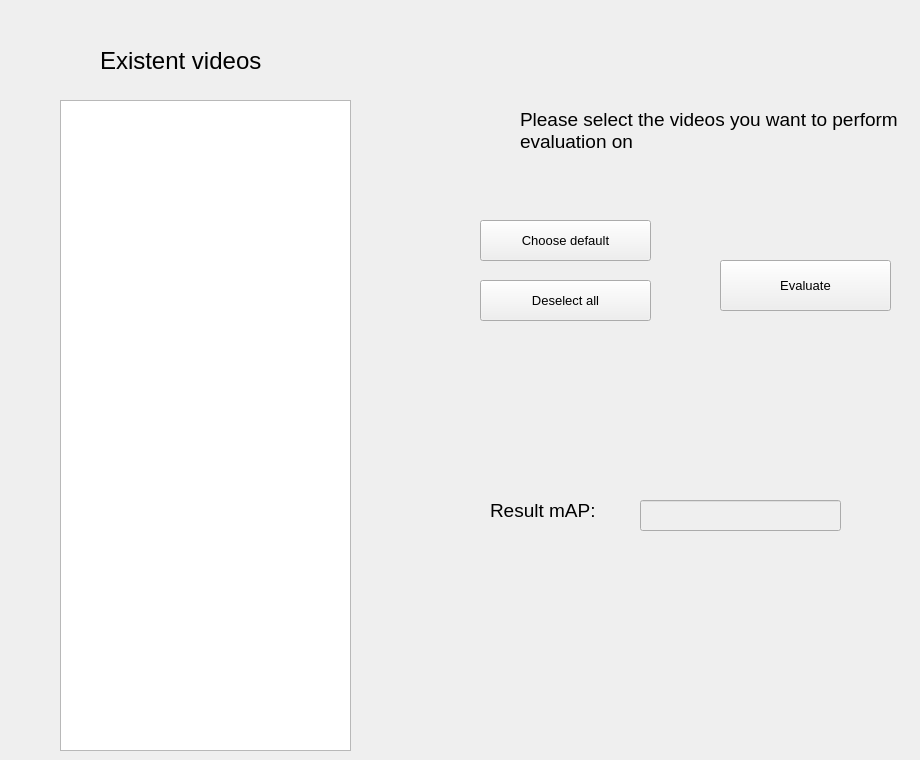
    <widget class="QWidget" name="tab">
     <attribute name="title">
      <string>Evaluate</string>
     </attribute>
     <widget class="QLabel" name="label_9">
      <property name="geometry">
       <rect>
        <x>100</x>
        <y>40</y>
        <width>211</width>
        <height>41</height>
       </rect>
      </property>
      <property name="font">
       <font>
        <pointsize>18</pointsize>
       </font>
      </property>
      <property name="text">
       <string>Existent videos</string>
      </property>
     </widget>
     <widget class="QListView" name="allVideosListViewEvaluation">
      <property name="geometry">
       <rect>
        <x>60</x>
        <y>100</y>
        <width>291</width>
        <height>651</height>
       </rect>
      </property>
     </widget>
     <widget class="QPushButton" name="deselectAllButtonEvaluation">
      <property name="geometry">
       <rect>
        <x>480</x>
        <y>280</y>
        <width>171</width>
        <height>41</height>
       </rect>
      </property>
      <property name="font">
       <font>
        <pointsize>10</pointsize>
       </font>
      </property>
      <property name="text">
       <string>Deselect all</string>
      </property>
     </widget>
     <widget class="QLabel" name="label_33">
      <property name="geometry">
       <rect>
        <x>520</x>
        <y>90</y>
        <width>391</width>
        <height>81</height>
       </rect>
      </property>
      <property name="font">
       <font>
        <pointsize>14</pointsize>
       </font>
      </property>
      <property name="layoutDirection">
       <enum>Qt::LeftToRight</enum>
      </property>
      <property name="autoFillBackground">
       <bool>false</bool>
      </property>
      <property name="text">
       <string>Please select the videos you want to perform evaluation on</string>
      </property>
      <property name="wordWrap">
       <bool>true</bool>
      </property>
     </widget>
     <widget class="QPushButton" name="evaluateButton">
      <property name="geometry">
       <rect>
        <x>720</x>
        <y>260</y>
        <width>171</width>
        <height>51</height>
       </rect>
      </property>
      <property name="font">
       <font>
        <pointsize>10</pointsize>
       </font>
      </property>
      <property name="autoFillBackground">
       <bool>false</bool>
      </property>
      <property name="text">
       <string>Evaluate</string>
      </property>
     </widget>
     <widget class="QPushButton" name="chooseDefaultButtonEvaluation">
      <property name="geometry">
       <rect>
        <x>480</x>
        <y>220</y>
        <width>171</width>
        <height>41</height>
       </rect>
      </property>
      <property name="font">
       <font>
        <pointsize>10</pointsize>
       </font>
      </property>
      <property name="text">
       <string>Choose default</string>
      </property>
     </widget>
     <widget class="QLabel" name="label_34">
      <property name="geometry">
       <rect>
        <x>490</x>
        <y>490</y>
        <width>141</width>
        <height>41</height>
       </rect>
      </property>
      <property name="font">
       <font>
        <pointsize>14</pointsize>
       </font>
      </property>
      <property name="text">
       <string>Result mAP:</string>
      </property>
     </widget>
     <widget class="QLineEdit" name="resultEvaluationMAPLineEdit">
      <property name="enabled">
       <bool>false</bool>
      </property>
      <property name="geometry">
       <rect>
        <x>640</x>
        <y>500</y>
        <width>201</width>
        <height>31</height>
       </rect>
      </property>
     </widget>
    </widget>
